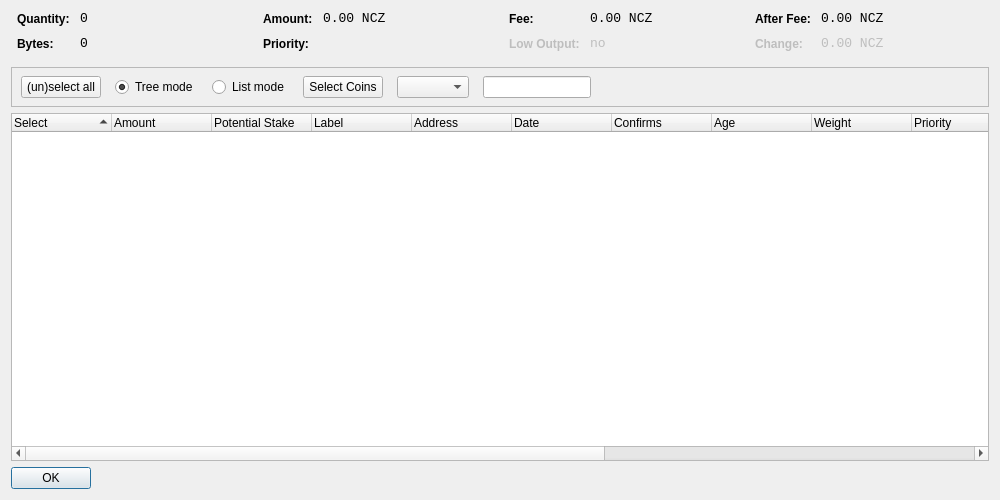
<?xml version="1.0" encoding="UTF-8"?>
<ui version="4.0">
 <class>CoinControlDialog</class>
 <widget class="QDialog" name="CoinControlDialog">
  <property name="geometry">
   <rect>
    <x>0</x>
    <y>0</y>
    <width>1000</width>
    <height>500</height>
   </rect>
  </property>
  <property name="windowTitle">
   <string>Coin Control</string>
  </property>
  <layout class="QVBoxLayout" name="verticalLayout">
   <item>
    <layout class="QHBoxLayout" name="horizontalLayoutTop" stretch="0,0,0,0">
     <property name="topMargin">
      <number>0</number>
     </property>
     <property name="bottomMargin">
      <number>10</number>
     </property>
     <item>
      <layout class="QFormLayout" name="formLayoutCoinControl1">
       <property name="horizontalSpacing">
        <number>10</number>
       </property>
       <property name="verticalSpacing">
        <number>10</number>
       </property>
       <property name="leftMargin">
        <number>6</number>
       </property>
       <property name="rightMargin">
        <number>6</number>
       </property>
       <item row="0" column="0">
        <widget class="QLabel" name="labelCoinControlQuantityText">
         <property name="styleSheet">
          <string notr="true">font-weight:bold;</string>
         </property>
         <property name="text">
          <string>Quantity:</string>
         </property>
        </widget>
       </item>
       <item row="0" column="1">
        <widget class="QLabel" name="labelCoinControlQuantity">
         <property name="font">
          <font>
           <family>Monospace</family>
           <pointsize>10</pointsize>
          </font>
         </property>
         <property name="cursor">
          <cursorShape>IBeamCursor</cursorShape>
         </property>
         <property name="contextMenuPolicy">
          <enum>Qt::ActionsContextMenu</enum>
         </property>
         <property name="text">
          <string>0</string>
         </property>
         <property name="textInteractionFlags">
          <set>Qt::LinksAccessibleByMouse|Qt::TextSelectableByKeyboard|Qt::TextSelectableByMouse</set>
         </property>
        </widget>
       </item>
       <item row="1" column="0">
        <widget class="QLabel" name="labelCoinControlBytesText">
         <property name="styleSheet">
          <string notr="true">font-weight:bold;</string>
         </property>
         <property name="text">
          <string>Bytes:</string>
         </property>
        </widget>
       </item>
       <item row="1" column="1">
        <widget class="QLabel" name="labelCoinControlBytes">
         <property name="font">
          <font>
           <family>Monospace</family>
           <pointsize>10</pointsize>
          </font>
         </property>
         <property name="cursor">
          <cursorShape>IBeamCursor</cursorShape>
         </property>
         <property name="contextMenuPolicy">
          <enum>Qt::ActionsContextMenu</enum>
         </property>
         <property name="text">
          <string>0</string>
         </property>
         <property name="textInteractionFlags">
          <set>Qt::LinksAccessibleByMouse|Qt::TextSelectableByKeyboard|Qt::TextSelectableByMouse</set>
         </property>
        </widget>
       </item>
      </layout>
     </item>
     <item>
      <layout class="QFormLayout" name="formLayoutCoinControl2">
       <property name="horizontalSpacing">
        <number>10</number>
       </property>
       <property name="verticalSpacing">
        <number>10</number>
       </property>
       <property name="leftMargin">
        <number>6</number>
       </property>
       <property name="rightMargin">
        <number>6</number>
       </property>
       <item row="0" column="0">
        <widget class="QLabel" name="labelCoinControlAmountText">
         <property name="styleSheet">
          <string notr="true">font-weight:bold;</string>
         </property>
         <property name="text">
          <string>Amount:</string>
         </property>
        </widget>
       </item>
       <item row="0" column="1">
        <widget class="QLabel" name="labelCoinControlAmount">
         <property name="font">
          <font>
           <family>Monospace</family>
           <pointsize>10</pointsize>
          </font>
         </property>
         <property name="cursor">
          <cursorShape>IBeamCursor</cursorShape>
         </property>
         <property name="contextMenuPolicy">
          <enum>Qt::ActionsContextMenu</enum>
         </property>
         <property name="text">
          <string>0.00 NCZ</string>
         </property>
         <property name="textInteractionFlags">
          <set>Qt::LinksAccessibleByMouse|Qt::TextSelectableByKeyboard|Qt::TextSelectableByMouse</set>
         </property>
        </widget>
       </item>
       <item row="1" column="0">
        <widget class="QLabel" name="labelCoinControlPriorityText">
         <property name="styleSheet">
          <string notr="true">font-weight:bold;</string>
         </property>
         <property name="text">
          <string>Priority:</string>
         </property>
        </widget>
       </item>
       <item row="1" column="1">
        <widget class="QLabel" name="labelCoinControlPriority">
         <property name="font">
          <font>
           <family>Monospace</family>
           <pointsize>10</pointsize>
          </font>
         </property>
         <property name="cursor">
          <cursorShape>IBeamCursor</cursorShape>
         </property>
         <property name="contextMenuPolicy">
          <enum>Qt::ActionsContextMenu</enum>
         </property>
         <property name="text">
          <string/>
         </property>
         <property name="textInteractionFlags">
          <set>Qt::LinksAccessibleByMouse|Qt::TextSelectableByKeyboard|Qt::TextSelectableByMouse</set>
         </property>
        </widget>
       </item>
      </layout>
     </item>
     <item>
      <layout class="QFormLayout" name="formLayoutCoinControl3">
       <property name="horizontalSpacing">
        <number>10</number>
       </property>
       <property name="verticalSpacing">
        <number>10</number>
       </property>
       <property name="leftMargin">
        <number>6</number>
       </property>
       <property name="rightMargin">
        <number>6</number>
       </property>
       <item row="0" column="0">
        <widget class="QLabel" name="labelCoinControlFeeText">
         <property name="styleSheet">
          <string notr="true">font-weight:bold;</string>
         </property>
         <property name="text">
          <string>Fee:</string>
         </property>
        </widget>
       </item>
       <item row="0" column="1">
        <widget class="QLabel" name="labelCoinControlFee">
         <property name="font">
          <font>
           <family>Monospace</family>
           <pointsize>10</pointsize>
          </font>
         </property>
         <property name="cursor">
          <cursorShape>IBeamCursor</cursorShape>
         </property>
         <property name="contextMenuPolicy">
          <enum>Qt::ActionsContextMenu</enum>
         </property>
         <property name="text">
          <string>0.00 NCZ</string>
         </property>
         <property name="textInteractionFlags">
          <set>Qt::LinksAccessibleByMouse|Qt::TextSelectableByKeyboard|Qt::TextSelectableByMouse</set>
         </property>
        </widget>
       </item>
       <item row="1" column="0">
        <widget class="QLabel" name="labelCoinControlLowOutputText">
         <property name="enabled">
          <bool>false</bool>
         </property>
         <property name="styleSheet">
          <string notr="true">font-weight:bold;</string>
         </property>
         <property name="text">
          <string>Low Output:</string>
         </property>
        </widget>
       </item>
       <item row="1" column="1">
        <widget class="QLabel" name="labelCoinControlLowOutput">
         <property name="enabled">
          <bool>false</bool>
         </property>
         <property name="font">
          <font>
           <family>Monospace</family>
           <pointsize>10</pointsize>
          </font>
         </property>
         <property name="cursor">
          <cursorShape>IBeamCursor</cursorShape>
         </property>
         <property name="contextMenuPolicy">
          <enum>Qt::ActionsContextMenu</enum>
         </property>
         <property name="text">
          <string>no</string>
         </property>
         <property name="textInteractionFlags">
          <set>Qt::LinksAccessibleByMouse|Qt::TextSelectableByKeyboard|Qt::TextSelectableByMouse</set>
         </property>
        </widget>
       </item>
      </layout>
     </item>
     <item>
      <layout class="QFormLayout" name="formLayoutCoinControl4">
       <property name="horizontalSpacing">
        <number>10</number>
       </property>
       <property name="verticalSpacing">
        <number>10</number>
       </property>
       <property name="leftMargin">
        <number>6</number>
       </property>
       <property name="rightMargin">
        <number>6</number>
       </property>
       <item row="0" column="0">
        <widget class="QLabel" name="labelCoinControlAfterFeeText">
         <property name="styleSheet">
          <string notr="true">font-weight:bold;</string>
         </property>
         <property name="text">
          <string>After Fee:</string>
         </property>
        </widget>
       </item>
       <item row="0" column="1">
        <widget class="QLabel" name="labelCoinControlAfterFee">
         <property name="font">
          <font>
           <family>Monospace</family>
           <pointsize>10</pointsize>
          </font>
         </property>
         <property name="cursor">
          <cursorShape>IBeamCursor</cursorShape>
         </property>
         <property name="contextMenuPolicy">
          <enum>Qt::ActionsContextMenu</enum>
         </property>
         <property name="text">
          <string>0.00 NCZ</string>
         </property>
         <property name="textInteractionFlags">
          <set>Qt::LinksAccessibleByMouse|Qt::TextSelectableByKeyboard|Qt::TextSelectableByMouse</set>
         </property>
        </widget>
       </item>
       <item row="1" column="0">
        <widget class="QLabel" name="labelCoinControlChangeText">
         <property name="enabled">
          <bool>false</bool>
         </property>
         <property name="styleSheet">
          <string notr="true">font-weight:bold;</string>
         </property>
         <property name="text">
          <string>Change:</string>
         </property>
        </widget>
       </item>
       <item row="1" column="1">
        <widget class="QLabel" name="labelCoinControlChange">
         <property name="enabled">
          <bool>false</bool>
         </property>
         <property name="font">
          <font>
           <family>Monospace</family>
           <pointsize>10</pointsize>
          </font>
         </property>
         <property name="cursor">
          <cursorShape>IBeamCursor</cursorShape>
         </property>
         <property name="contextMenuPolicy">
          <enum>Qt::ActionsContextMenu</enum>
         </property>
         <property name="text">
          <string>0.00 NCZ</string>
         </property>
         <property name="textInteractionFlags">
          <set>Qt::LinksAccessibleByMouse|Qt::TextSelectableByKeyboard|Qt::TextSelectableByMouse</set>
         </property>
        </widget>
       </item>
      </layout>
     </item>
    </layout>
   </item>
   <item>
    <widget class="QFrame" name="frame">
     <property name="minimumSize">
      <size>
       <width>0</width>
       <height>40</height>
      </size>
     </property>
     <property name="frameShape">
      <enum>QFrame::StyledPanel</enum>
     </property>
     <property name="frameShadow">
      <enum>QFrame::Sunken</enum>
     </property>
     <widget class="QWidget" name="horizontalLayoutWidget">
      <property name="geometry">
       <rect>
        <x>10</x>
        <y>0</y>
        <width>781</width>
        <height>41</height>
       </rect>
      </property>
      <layout class="QHBoxLayout" name="horizontalLayoutPanel" stretch="0,0,0,0,0,0,0">
       <property name="spacing">
        <number>14</number>
       </property>
       <item>
        <widget class="QPushButton" name="pushButtonSelectAll">
         <property name="sizePolicy">
          <sizepolicy hsizetype="Maximum" vsizetype="Fixed">
           <horstretch>0</horstretch>
           <verstretch>0</verstretch>
          </sizepolicy>
         </property>
         <property name="text">
          <string>(un)select all</string>
         </property>
        </widget>
       </item>
       <item>
        <widget class="QRadioButton" name="radioTreeMode">
         <property name="sizePolicy">
          <sizepolicy hsizetype="Maximum" vsizetype="Fixed">
           <horstretch>0</horstretch>
           <verstretch>0</verstretch>
          </sizepolicy>
         </property>
         <property name="text">
          <string>Tree mode</string>
         </property>
         <property name="checked">
          <bool>true</bool>
         </property>
        </widget>
       </item>
       <item>
        <widget class="QRadioButton" name="radioListMode">
         <property name="sizePolicy">
          <sizepolicy hsizetype="Maximum" vsizetype="Fixed">
           <horstretch>0</horstretch>
           <verstretch>0</verstretch>
          </sizepolicy>
         </property>
         <property name="text">
          <string>List mode</string>
         </property>
        </widget>
       </item>
       <item>
       <widget class="QPushButton" name="pushButtonCustomCC">
        <property name="text">
         <string>Select Coins</string>
        </property>
       </widget>
      </item>
      <item>
       <widget class="QComboBox" name="QComboBoxFilterCoins"/>
      </item>
      <item>
       <widget class="QLineEdit" name="lineEditCustomCC">
        <property name="enabled">
         <bool>true</bool>
        </property>
        <property name="sizePolicy">
         <sizepolicy hsizetype="Fixed" vsizetype="Fixed">
          <horstretch>0</horstretch>
          <verstretch>0</verstretch>
         </sizepolicy>
        </property>
        <property name="baseSize">
         <size>
          <width>50</width>
          <height>0</height>
         </size>
        </property>
       </widget>
      </item>
       <item>
        <spacer name="horizontalSpacer">
         <property name="orientation">
          <enum>Qt::Horizontal</enum>
         </property>
         <property name="sizeHint" stdset="0">
          <size>
           <width>40</width>
           <height>20</height>
          </size>
         </property>
        </spacer>
       </item>
      </layout>
     </widget>
    </widget>
   </item>
   <item>
    <widget class="CoinControlTreeWidget" name="treeWidget">
     <property name="contextMenuPolicy">
      <enum>Qt::CustomContextMenu</enum>
     </property>
     <property name="sortingEnabled">
      <bool>false</bool>
     </property>
     <property name="columnCount">
      <number>16</number>
     </property>
     <attribute name="headerShowSortIndicator" stdset="0">
      <bool>true</bool>
     </attribute>
     <attribute name="headerStretchLastSection">
      <bool>false</bool>
     </attribute>
     <column>
      <property name="text">
       <string>Select</string>
      </property>
     </column>
     <column>
      <property name="text">
       <string>Amount</string>
      </property>
     </column>
     <column>
      <property name="text">
       <string>Potential Stake</string>
       </property>
     </column>
     <column>
      <property name="text">
       <string>Label</string>
      </property>
     </column>
     <column>
      <property name="text">
       <string>Address</string>
      </property>
     </column>
     <column>
      <property name="text">
       <string>Date</string>
      </property>
     </column>
     <column>
      <property name="text">
       <string>Confirms</string>
      </property>
      <property name="toolTip">
       <string>Confirmed</string>
      </property>
     </column>
     <column>
      <property name="text">
       <string>Age</string>
      </property>
     </column>
     <column>
      <property name="text">
       <string>Weight</string>
      </property>
     </column>
     <column>
      <property name="text">
       <string>Priority</string>
      </property>
     </column>
     <column>
      <property name="text">
       <string/>
      </property>
     </column>
     <column>
      <property name="text">
       <string/>
      </property>
     </column>
     <column>
      <property name="text">
       <string/>
      </property>
     </column>
     <column>
      <property name="text">
       <string/>
      </property>
     </column>
     <column>
      <property name="text">
       <string/>
      </property>
     </column>
    </widget>
   </item>
   <item>
    <widget class="QDialogButtonBox" name="buttonBox">
     <property name="sizePolicy">
      <sizepolicy hsizetype="Maximum" vsizetype="Fixed">
       <horstretch>0</horstretch>
       <verstretch>0</verstretch>
      </sizepolicy>
     </property>
     <property name="orientation">
      <enum>Qt::Horizontal</enum>
     </property>
     <property name="standardButtons">
      <set>QDialogButtonBox::Ok</set>
     </property>
    </widget>
   </item>
  </layout>
 </widget>
 <customwidgets>
  <customwidget>
   <class>CoinControlTreeWidget</class>
   <extends>QTreeWidget</extends>
   <header>coincontroltreewidget.h</header>
  </customwidget>
 </customwidgets>
 <resources/>
 <connections/>
</ui>
